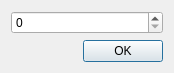
<?xml version="1.0" encoding="UTF-8"?>
<ui version="4.0">
 <class>spinDialog</class>
 <widget class="QDialog" name="spinDialog">
  <property name="geometry">
   <rect>
    <x>0</x>
    <y>0</y>
    <width>174</width>
    <height>67</height>
   </rect>
  </property>
  <property name="windowTitle">
   <string>Get A Num</string>
  </property>
  <layout class="QGridLayout" name="gridLayout">
   <item row="0" column="0">
    <widget class="QSpinBox" name="spinBox"/>
   </item>
   <item row="1" column="0">
    <widget class="QDialogButtonBox" name="buttonBox">
     <property name="orientation">
      <enum>Qt::Horizontal</enum>
     </property>
     <property name="standardButtons">
      <set>QDialogButtonBox::Ok</set>
     </property>
    </widget>
   </item>
  </layout>
 </widget>
 <resources/>
 <connections>
  <connection>
   <sender>buttonBox</sender>
   <signal>accepted()</signal>
   <receiver>spinDialog</receiver>
   <slot>accept()</slot>
   <hints>
    <hint type="sourcelabel">
     <x>248</x>
     <y>254</y>
    </hint>
    <hint type="destinationlabel">
     <x>157</x>
     <y>274</y>
    </hint>
   </hints>
  </connection>
  <connection>
   <sender>buttonBox</sender>
   <signal>rejected()</signal>
   <receiver>spinDialog</receiver>
   <slot>reject()</slot>
   <hints>
    <hint type="sourcelabel">
     <x>316</x>
     <y>260</y>
    </hint>
    <hint type="destinationlabel">
     <x>286</x>
     <y>274</y>
    </hint>
   </hints>
  </connection>
 </connections>
</ui>
